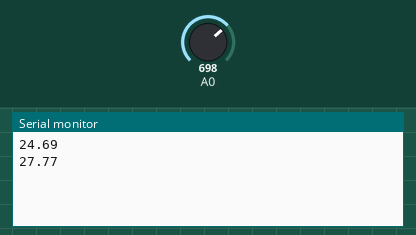
Recording of a sketch running on a simulated Arduino Uno, built with avr-gcc and run on an emulated ATmega328P. Parts: the last lines printed to the serial monitor. The test bench sets the inputs (shaded band); at power-on: A0 = 698.

Above: at 1.2 s.
1.3 s: A0 set to 753
At 2.6 s:
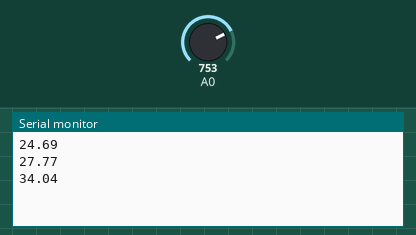
2.8 s: A0 set to 802
At 3.8 s:
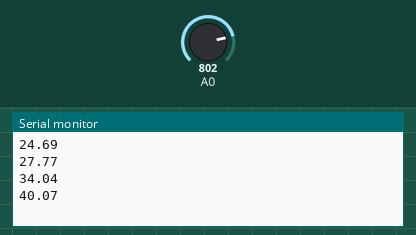
Timing chart, 0 to 5.8 s (numbered marks = the images above; inputs shaded):
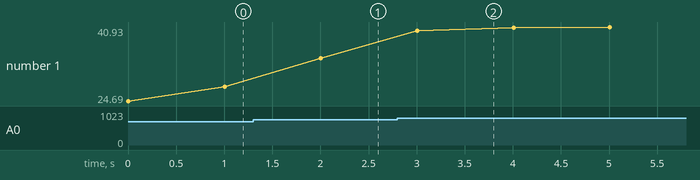

Measured:
- after the input at 1.3 s, the serial monitor: prints a new line after 0.70 s (image 1)
- after the input at 2.8 s, the serial monitor: prints a new line after 0.21 s (image 2)
- plotted number 1: 27.77 → 34.04 after the input at 1.3 s, 34.04 → 40.93 after the input at 2.8 s

The sketch:

sketch35.ino
```cpp
/* Prof. Michele Maffucci
   26.03.2014

   Rilevare la temperatura con
   sensore di temperatura
   TMP36
   Aumentare la precisione di lettura
   usando il riferimento interno di 1,1 V
   e facendo una media tra 8 rilevazioni

   Questo codice è di dominio pubblico

*/

int valore = 0;                   // valore restituito dall'analogRead()
float temperatura = 0;            // variabile per conservare
                                  // la temperatura rilevata

float misure[8];                    // array in cui memorizzare 8 valori

void setup()
{
  Serial.begin(9600);         // inizializzazione della porta seriale
  analogReference(INTERNAL);  // viene indicato al convertitore AD che la tensione
                              // di riferimento non è più 5V ma quella interna
                              // ma il valore INTERNO di 1,1 V
}

void loop()
{

  for(int i=0;i<=7;i++) {                      // legge 8 misure di temperatura

  valore = analogRead(0);                      // valore letto dal sensore

  // calcola la proporzione
  // il valore restituito da analogRead() è un numero compreso tra
  // 0 e 1024 pertanto ciascuna unità vale 1,1/1024 = 0,107 mV
  // da cui valore misurato (volt) = val * 0,107 mV

  misure[i] = (0.107*valore-50);               // memorizzazione nella posizione i-esima
                                               // della temperatura
  temperatura = temperatura + misure[i];       // somma al valore letto quello precedente
}

  temperatura = temperatura/8.0;               // media dei valori letti
  Serial.println(temperatura);                 // stampa sulla Serial monitor
                                               // il valore letto dal sensore
  delay(1000);                                 // intervallo di 1 secondo
}
```
